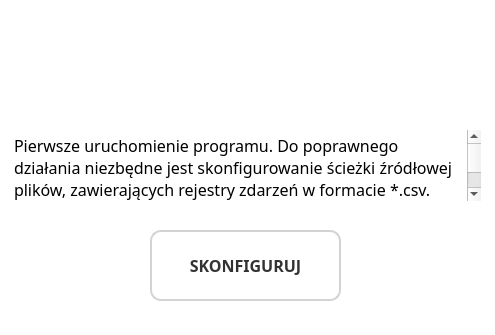
<?xml version="1.0" encoding="UTF-8"?>
<ui version="4.0">
 <class>ConfigureDialog</class>
 <widget class="QDialog" name="ConfigureDialog">
  <property name="geometry">
   <rect>
    <x>0</x>
    <y>0</y>
    <width>495</width>
    <height>335</height>
   </rect>
  </property>
  <property name="windowTitle">
   <string>Witamy w programie!</string>
  </property>
  <property name="windowIcon">
   <iconset resource="pictures.qrc">
    <normaloff>:/pictures/pictures/logo.ico</normaloff>:/pictures/pictures/logo.ico</iconset>
  </property>
  <property name="styleSheet">
   <string notr="true">#ConfigureDialog { background-color:white;}</string>
  </property>
  <widget class="QPlainTextEdit" name="plainTextEdit">
   <property name="geometry">
    <rect>
     <x>10</x>
     <y>130</y>
     <width>471</width>
     <height>71</height>
    </rect>
   </property>
   <property name="font">
    <font>
     <family>Calibri Light</family>
     <pointsize>12</pointsize>
     <weight>50</weight>
     <italic>false</italic>
     <bold>false</bold>
    </font>
   </property>
   <property name="styleSheet">
    <string notr="true">background-color:transparent</string>
   </property>
   <property name="frameShape">
    <enum>QFrame::NoFrame</enum>
   </property>
   <property name="frameShadow">
    <enum>QFrame::Plain</enum>
   </property>
   <property name="plainText">
    <string>Pierwsze uruchomienie programu. Do poprawnego działania niezbędne jest skonfigurowanie ścieżki źródłowej plików, zawierających rejestry zdarzeń w formacie *.csv.</string>
   </property>
   <property name="textInteractionFlags">
    <set>Qt::NoTextInteraction</set>
   </property>
  </widget>
  <widget class="QPushButton" name="buttonConfigure">
   <property name="geometry">
    <rect>
     <x>150</x>
     <y>230</y>
     <width>191</width>
     <height>71</height>
    </rect>
   </property>
   <property name="font">
    <font>
     <family>Calibri Light</family>
     <pointsize>12</pointsize>
     <weight>75</weight>
     <bold>true</bold>
    </font>
   </property>
   <property name="styleSheet">
    <string notr="true"> QPushButton {
color: #333;
border: 2px solid lightgray;
border-radius: 11px;
padding: 5px;
background: qradialgradient(cx: 0.3, cy: -0.4,
fx: 0.3, fy: -0.4,
radius: 1.35, stop: 0 #fff, stop: 1 #bbb);
}

 QPushButton:hover {
background: qradialgradient(cx: 0.3, cy: -0.4,
fx: 0.3, fy: -0.4,
radius: 1.35, stop: 0 #fff, stop: 1 #bbb);
}

QPushButton:pressed {
background: qradialgradient(cx: 0.4, cy: -0.1,
fx: 0.4, fy: -0.1,
radius: 1.35, stop: 0 #fff, stop: 1 #ddd);
}</string>
   </property>
   <property name="text">
    <string>SKONFIGURUJ</string>
   </property>
  </widget>
  <widget class="QLabel" name="labelLogo">
   <property name="geometry">
    <rect>
     <x>180</x>
     <y>10</y>
     <width>161</width>
     <height>101</height>
    </rect>
   </property>
   <property name="text">
    <string/>
   </property>
  </widget>
 </widget>
 <resources>
  <include location="pictures.qrc"/>
 </resources>
 <connections/>
</ui>
